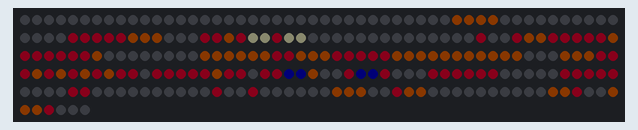
Recording of a sketch running on a simulated Arduino Uno, built for the host (arithmetic inside an expression is 32-bit, double 64-bit). Parts: 256 RGB LEDs in strip order, left to right, continuing on the next row. Dim RGB values are drawn brighter than linear.

Above: at 0.21 s.
At 7.55 s:
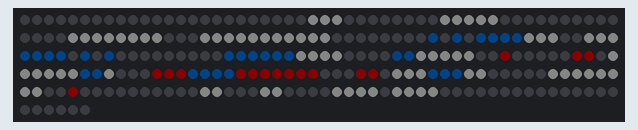

Measured:
- what the display in image 1 shows lasts 0.5 s, from 7.3 s to 7.8 s

The sketch:

16x16LedPLayer.ino
```cpp
#include <avr/pgmspace.h>
#include "FastLED.h"
#include <pixeltypes.h>
#define LED_TYPE WS2812B
#define COLOR_ORDER GRB
#define Num_LEDs 256
#define DATA_PIN 9
#include "A.h" //  these .h files contains the compressed images.
#include "B.h"
#include "ect.h"

CRGB leds [Num_LEDs];

void LedON( uint8_t NumOfColors, uint16_t NumOfDiffCol[], uint32_t Colrs[], uint8_t *Pointers[])
{

  for (uint8_t i = 0; i < NumOfColors; i++) // Go trough every color
  {
    for (uint16_t j = 0; j < NumOfDiffCol[i] ; j++) // Go trough every color place
    {
      uint8_t x =  pgm_read_dword(Pointers[i] + j);  //  Go trough every color place in color array.
      leds[x] = pgm_read_dword_far(&Colrs[i]);  // Write the color information to the leds
    }
  }
  FastLED.show();
}

void setup() {
  // Set the Leds information using the Fastled libary.
  FastLED.addLeds<LED_TYPE, DATA_PIN, COLOR_ORDER>(leds, Num_LEDs).setCorrection(TypicalLEDStrip); // Ledtype
  FastLED.setBrightness(10); // overall brightness.
  }


void loop() {
  for (uint8_t Ntimes = 0; Ntimes < 8; Ntimes++) // How many times to repeat,
  {
     LedON(AColrsNum, ANumOfDiffCol, AColrs, Apointers); // the function to show image A. Copypasted from the compressor output.
    delay(400);

    LedON(BColrsNum, BNumOfDiffCol, BColrs, Bpointers); // the function to show image B. Copypasted from the compressor output.
    delay(400);
   }

   LedON(ectColrsNum, ectNumOfDiffCol, ectColrs, ectpointers);  // the function to show image ect. Copypasted from the compressor output.
   delay(400);

}
```

Source omitted: A.h (data table, 2091 bytes), B.h (data table, 2035 bytes), ect.h (data table, 2199 bytes)
